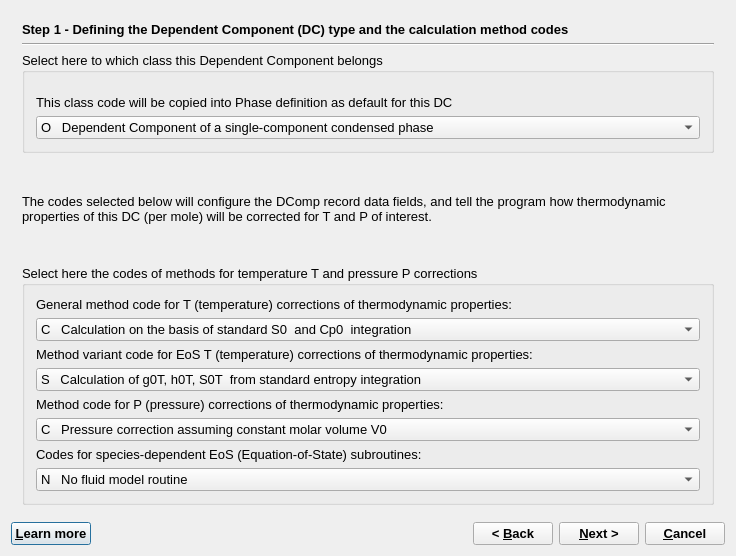
<?xml version="1.0" encoding="UTF-8"?>
<ui version="4.0">
 <class>DCompWizardData</class>
 <widget class="QDialog" name="DCompWizardData">
  <property name="windowModality">
   <enum>Qt::WindowModal</enum>
  </property>
  <property name="geometry">
   <rect>
    <x>0</x>
    <y>0</y>
    <width>736</width>
    <height>556</height>
   </rect>
  </property>
  <property name="font">
   <font>
    <pointsize>10</pointsize>
   </font>
  </property>
  <property name="windowTitle">
   <string>GEM-Selektor Proces</string>
  </property>
  <property name="modal">
   <bool>true</bool>
  </property>
  <layout class="QGridLayout">
   <item row="0" column="0">
    <widget class="QStackedWidget" name="stackedWidget">
     <property name="mouseTracking">
      <bool>false</bool>
     </property>
     <property name="acceptDrops">
      <bool>false</bool>
     </property>
     <property name="autoFillBackground">
      <bool>false</bool>
     </property>
     <property name="frameShape">
      <enum>QFrame::NoFrame</enum>
     </property>
     <property name="frameShadow">
      <enum>QFrame::Plain</enum>
     </property>
     <property name="currentIndex">
      <number>0</number>
     </property>
     <widget class="QWidget" name="page">
      <layout class="QVBoxLayout" name="verticalLayout_3">
       <item>
        <widget class="QLabel" name="pageName">
         <property name="sizePolicy">
          <sizepolicy hsizetype="Preferred" vsizetype="Fixed">
           <horstretch>0</horstretch>
           <verstretch>0</verstretch>
          </sizepolicy>
         </property>
         <property name="font">
          <font>
           <pointsize>10</pointsize>
           <weight>75</weight>
           <bold>true</bold>
          </font>
         </property>
         <property name="text">
          <string>Step 1 - Defining the Dependent Component (DC) type and the calculation method codes</string>
         </property>
        </widget>
       </item>
       <item>
        <widget class="Line" name="line">
         <property name="orientation">
          <enum>Qt::Horizontal</enum>
         </property>
        </widget>
       </item>
       <item>
        <widget class="QGroupBox" name="groupBox">
         <property name="title">
          <string>Select here to which class this Dependent Component belongs</string>
         </property>
         <layout class="QVBoxLayout">
          <item>
           <widget class="QLabel" name="ModelCodeLabel">
            <property name="minimumSize">
             <size>
              <width>0</width>
              <height>0</height>
             </size>
            </property>
            <property name="text">
             <string>This class code will be copied into Phase definition as default for this DC</string>
            </property>
            <property name="alignment">
             <set>Qt::AlignBottom</set>
            </property>
            <property name="wordWrap">
             <bool>true</bool>
            </property>
            <property name="buddy">
             <cstring>pPdcC</cstring>
            </property>
           </widget>
          </item>
          <item>
           <widget class="QComboBox" name="pPdcC">
            <property name="minimumSize">
             <size>
              <width>450</width>
              <height>0</height>
             </size>
            </property>
            <item>
             <property name="text">
              <string>O   Dependent Component of a single-component condensed phase</string>
             </property>
            </item>
            <item>
             <property name="text">
              <string>T    Hydrogen ion H+ in aqueous electrolyte</string>
             </property>
            </item>
            <item>
             <property name="text">
              <string>E    Electron (aqueous), fictive species</string>
             </property>
            </item>
            <item>
             <property name="text">
              <string>S    Other aqueous species (ions, complexes and ion pairs)</string>
             </property>
            </item>
            <item>
             <property name="text">
              <string>K    Aqueous-surface species (in adsorption site-ligand models)</string>
             </property>
            </item>
            <item>
             <property name="text">
              <string>W   Water H2O - solvent in aqueous electrolyte phase</string>
             </property>
            </item>
            <item>
             <property name="text">
              <string>L     Liquid solvent component of the aqueous phase</string>
             </property>
            </item>
            <item>
             <property name="text">
              <string>G    Gas substance, a component of gas or fluid mixture</string>
             </property>
            </item>
            <item>
             <property name="text">
              <string>V    H2O (steam) gas (fluid) component</string>
             </property>
            </item>
            <item>
             <property name="text">
              <string>C    CO2 (carbon dioxide) gas (fluid) component</string>
             </property>
            </item>
            <item>
             <property name="text">
              <string>I      Ideal solution end-member (symmetric ideal mixing, Raoult's law)</string>
             </property>
            </item>
            <item>
             <property name="text">
              <string>M    Major solution independent end-member (solvent)</string>
             </property>
            </item>
            <item>
             <property name="text">
              <string>J     Junior solution independent end-member (solute)</string>
             </property>
            </item>
            <item>
             <property name="text">
              <string>D    Major solution dependent end member (solvent)</string>
             </property>
            </item>
            <item>
             <property name="text">
              <string>F    Junior solution dependent end member (solute)</string>
             </property>
            </item>
            <item>
             <property name="text">
              <string>X     Neutral surface OH functional group</string>
             </property>
            </item>
            <item>
             <property name="text">
              <string>Y    Inner-sphere surface complex</string>
             </property>
            </item>
            <item>
             <property name="text">
              <string>Z    Outer-sphere surface complex </string>
             </property>
            </item>
            <item>
             <property name="text">
              <string>Q   Sorbent (or major end-member of sorbent solid solution)</string>
             </property>
            </item>
            <item>
             <property name="text">
              <string>P    Minor end-member of the sorbent solid solution</string>
             </property>
            </item>
            <item>
             <property name="text">
              <string>R   Solid carrier of poly(oligo)electrolyte, reserved</string>
             </property>
            </item>
            <item>
             <property name="text">
              <string>A   Strong exchange ion (constant charge, 0 plane)</string>
             </property>
            </item>
            <item>
             <property name="text">
              <string>B   Weak exchange ion (constant charge, beta-plane)</string>
             </property>
            </item>
            <item>
             <property name="text">
              <string>U   Surface complex or amphoteric group (new SCMs)</string>
             </property>
            </item>
           </widget>
          </item>
         </layout>
        </widget>
       </item>
       <item>
        <widget class="QLabel" name="textLabel10">
         <property name="sizePolicy">
          <sizepolicy hsizetype="Preferred" vsizetype="Preferred">
           <horstretch>0</horstretch>
           <verstretch>0</verstretch>
          </sizepolicy>
         </property>
         <property name="frameShape">
          <enum>QFrame::NoFrame</enum>
         </property>
         <property name="frameShadow">
          <enum>QFrame::Plain</enum>
         </property>
         <property name="text">
          <string>The codes selected below will configure the DComp record data fields, and tell the program how thermodynamic properties of this DC (per mole) will be corrected for T and P of interest.</string>
         </property>
         <property name="textFormat">
          <enum>Qt::AutoText</enum>
         </property>
         <property name="scaledContents">
          <bool>false</bool>
         </property>
         <property name="wordWrap">
          <bool>true</bool>
         </property>
         <property name="margin">
          <number>0</number>
         </property>
         <property name="openExternalLinks">
          <bool>false</bool>
         </property>
        </widget>
       </item>
       <item>
        <widget class="QGroupBox" name="groupBox_7">
         <property name="title">
          <string>Select here the codes of methods for temperature T and pressure P corrections </string>
         </property>
         <layout class="QVBoxLayout" name="verticalLayout_2">
          <item>
           <widget class="QLabel" name="AC_modeLabel">
            <property name="frameShape">
             <enum>QFrame::NoFrame</enum>
            </property>
            <property name="frameShadow">
             <enum>QFrame::Plain</enum>
            </property>
            <property name="text">
             <string>General method code for T (temperature) corrections of thermodynamic properties:</string>
            </property>
            <property name="alignment">
             <set>Qt::AlignBottom</set>
            </property>
            <property name="wordWrap">
             <bool>true</bool>
            </property>
            <property name="buddy">
             <cstring>p_pct_1</cstring>
            </property>
           </widget>
          </item>
          <item>
           <widget class="QComboBox" name="p_pct_1">
            <item>
             <property name="text">
              <string>C   Calculation on the basis of standard S0  and Cp0  integration</string>
             </property>
            </item>
            <item>
             <property name="text">
              <string>H   Calculation on the basis of the revised HKF EoS</string>
             </property>
            </item>
           </widget>
          </item>
          <item>
           <widget class="QLabel" name="DcEqModeLabel">
            <property name="frameShape">
             <enum>QFrame::NoFrame</enum>
            </property>
            <property name="frameShadow">
             <enum>QFrame::Plain</enum>
            </property>
            <property name="text">
             <string>Method variant code for EoS T (temperature) corrections of thermodynamic properties:</string>
            </property>
            <property name="alignment">
             <set>Qt::AlignBottom</set>
            </property>
            <property name="wordWrap">
             <bool>true</bool>
            </property>
            <property name="buddy">
             <cstring>p_pct_2</cstring>
            </property>
           </widget>
          </item>
          <item>
           <widget class="QComboBox" name="p_pct_2">
            <item>
             <property name="text">
              <string>S   Calculation of g0T, h0T, S0T  from standard entropy integration</string>
             </property>
            </item>
            <item>
             <property name="text">
              <string>H   Calculation using Landau contribution to Cp(T) (Holland and Powell 1998)</string>
             </property>
            </item>
            <item>
             <property name="text">
              <string>W  Calculation of properties of H2O liquid and vapor using HGK EoS </string>
             </property>
            </item>
            <item>
             <property name="text">
              <string>K   Calculation of partial molal properties using HKF EoS coefficients</string>
             </property>
            </item>
           </widget>
          </item>
          <item>
           <widget class="QLabel" name="PhEqModeLabel">
            <property name="text">
             <string>Method code for P (pressure) corrections of thermodynamic properties:</string>
            </property>
            <property name="alignment">
             <set>Qt::AlignBottom</set>
            </property>
            <property name="wordWrap">
             <bool>true</bool>
            </property>
            <property name="buddy">
             <cstring>p_pct_3</cstring>
            </property>
           </widget>
          </item>
          <item>
           <widget class="QComboBox" name="p_pct_3">
            <item>
             <property name="text">
              <string>C   Pressure correction assuming constant molar volume V0</string>
             </property>
            </item>
            <item>
             <property name="text">
              <string>E   Pressure correction using dV (T,P) from Birch-Murnaghan EoS (Holland and Powell 1998)</string>
             </property>
            </item>
            <item>
             <property name="text">
              <string>B   Pressure correction using dV (T,P) from Birch-Murnaghan EoS (Gottschalk 1997)</string>
             </property>
            </item>
            <item>
             <property name="text">
              <string>K   Pressure correction using dV (T,P) calculated from 5 empirical coefficients</string>
             </property>
            </item>
            <item>
             <property name="text">
              <string>S   Pressure correction for fluids using Churakov-Gottschalk (CG) EoS</string>
             </property>
            </item>
            <item>
             <property name="text">
              <string>R   Pressure correction for fluids using Peng-Robinson-Stryjek-Vera (PRSV) EoS</string>
             </property>
            </item>
            <item>
             <property name="text">
              <string>T   Pressure correction for fluids using Soave-Redlich-Kwong (SRK) EoS</string>
             </property>
            </item>
            <item>
             <property name="text">
              <string>6   Pressure correction for fluids using Sterner-Pitzer (STP) EoS (reserved)</string>
             </property>
            </item>
            <item>
             <property name="text">
              <string>7   Pressure correction for fluids using Peng-Robinson (PR78) EoS</string>
             </property>
            </item>
            <item>
             <property name="text">
              <string>8   Pressure correction for fluids using compensated Redlich-Kwong (CORK) EoS</string>
             </property>
            </item>
            <item>
             <property name="text">
              <string>F   Pressure correction using HKF EoS for aqueous electrolytes or HGK EoS for water</string>
             </property>
            </item>
            <item>
             <property name="text">
              <string>G   Pressure/temperature corrections for H2O vapor from HGK EoS</string>
             </property>
            </item>
            <item>
             <property name="text">
              <string>A   Pressure correction for aqueous nonelectrolytes (Akinfiev and Diamond 2003)</string>
             </property>
            </item>
            <item>
             <property name="text">
              <string>P   Application of Parcor algorithm (Pronsprep97) to retrieve HKF EoS coefficients</string>
             </property>
            </item>
            <item>
             <property name="text">
              <string>N   No pressure correction to be done (not recommended)</string>
             </property>
            </item>
            <item>
             <property name="text">
              <string>0   Account for pressure corrections is inherent in the specified model (e.g. the EoS)</string>
             </property>
            </item>
           </widget>
          </item>
          <item>
           <widget class="QLabel" name="PhEqModeLabel_2">
            <property name="text">
             <string>Codes for species-dependent EoS (Equation-of-State) subroutines:</string>
            </property>
            <property name="alignment">
             <set>Qt::AlignBottom</set>
            </property>
            <property name="wordWrap">
             <bool>true</bool>
            </property>
            <property name="buddy">
             <cstring>p_pct_3</cstring>
            </property>
           </widget>
          </item>
          <item>
           <widget class="QComboBox" name="p_pct_4">
            <item>
             <property name="text">
              <string>N   No fluid model routine</string>
             </property>
            </item>
            <item>
             <property name="text">
              <string>G   Generic fluid model routine</string>
             </property>
            </item>
            <item>
             <property name="text">
              <string>V   Subroutine for H2O fluid</string>
             </property>
            </item>
            <item>
             <property name="text">
              <string>C   Subroutine for CO2 fluid</string>
             </property>
            </item>
            <item>
             <property name="text">
              <string>M   Subroutine for CH4 fluid</string>
             </property>
            </item>
            <item>
             <property name="text">
              <string>T   Subroutine for N2 fluid</string>
             </property>
            </item>
            <item>
             <property name="text">
              <string>H   Subroutine for H2 fluid</string>
             </property>
            </item>
            <item>
             <property name="text">
              <string>O   Subroutine for O2 fluid</string>
             </property>
            </item>
            <item>
             <property name="text">
              <string>A   Subroutine for Ar fluid</string>
             </property>
            </item>
            <item>
             <property name="text">
              <string>P   Subroutine for polar fluids</string>
             </property>
            </item>
            <item>
             <property name="text">
              <string>Q  Subroutine for nonpolar fluids</string>
             </property>
            </item>
           </widget>
          </item>
         </layout>
        </widget>
       </item>
      </layout>
     </widget>
     <widget class="QWidget" name="page_2">
      <layout class="QGridLayout">
       <item row="0" column="0">
        <widget class="QLabel" name="label">
         <property name="sizePolicy">
          <sizepolicy hsizetype="Preferred" vsizetype="Fixed">
           <horstretch>0</horstretch>
           <verstretch>0</verstretch>
          </sizepolicy>
         </property>
         <property name="font">
          <font>
           <pointsize>10</pointsize>
           <weight>75</weight>
           <bold>true</bold>
          </font>
         </property>
         <property name="text">
          <string>Step 2 - Specific dimensions and settings</string>
         </property>
        </widget>
       </item>
       <item row="1" column="0">
        <widget class="Line" name="line_2">
         <property name="orientation">
          <enum>Qt::Horizontal</enum>
         </property>
        </widget>
       </item>
       <item row="2" column="0">
        <widget class="QGroupBox" name="groupBox_2">
         <property name="sizePolicy">
          <sizepolicy hsizetype="Minimum" vsizetype="Minimum">
           <horstretch>0</horstretch>
           <verstretch>0</verstretch>
          </sizepolicy>
         </property>
         <property name="title">
          <string>Dimensions to change only in special cases </string>
         </property>
         <layout class="QGridLayout">
          <item row="0" column="0">
           <widget class="QSpinBox" name="pNeCp">
            <property name="sizePolicy">
             <sizepolicy hsizetype="Fixed" vsizetype="Fixed">
              <horstretch>0</horstretch>
              <verstretch>0</verstretch>
             </sizepolicy>
            </property>
            <property name="minimumSize">
             <size>
              <width>50</width>
              <height>0</height>
             </size>
            </property>
            <property name="maximum">
             <number>5</number>
            </property>
            <property name="value">
             <number>1</number>
            </property>
           </widget>
          </item>
          <item row="0" column="1">
           <widget class="QLabel" name="textLabel1_2_2">
            <property name="text">
             <string>Number of sets of coefficients of Cp=f(T) &amp;equation can be changed here, if available for several temperature intervals. Default is 1, maximum 5 sets (intervals).</string>
            </property>
            <property name="alignment">
             <set>Qt::AlignVCenter</set>
            </property>
            <property name="wordWrap">
             <bool>true</bool>
            </property>
            <property name="buddy">
             <cstring>pNeCp</cstring>
            </property>
           </widget>
          </item>
          <item row="1" column="0">
           <widget class="QSpinBox" name="pNft">
            <property name="sizePolicy">
             <sizepolicy hsizetype="Fixed" vsizetype="Fixed">
              <horstretch>0</horstretch>
              <verstretch>0</verstretch>
             </sizepolicy>
            </property>
            <property name="minimumSize">
             <size>
              <width>50</width>
              <height>0</height>
             </size>
            </property>
           </widget>
          </item>
          <item row="1" column="1">
           <widget class="QLabel" name="textLabel1">
            <property name="text">
             <string>Number of &amp;phase transitions can be changed here, if necessary (usually one less than the number of sets of Cp=f(T) coefficients). Default is 0, maximum 4.</string>
            </property>
            <property name="alignment">
             <set>Qt::AlignVCenter</set>
            </property>
            <property name="wordWrap">
             <bool>true</bool>
            </property>
            <property name="buddy">
             <cstring>pNft</cstring>
            </property>
           </widget>
          </item>
          <item row="2" column="0">
           <widget class="QSpinBox" name="pNemp">
            <property name="sizePolicy">
             <sizepolicy hsizetype="Fixed" vsizetype="Fixed">
              <horstretch>0</horstretch>
              <verstretch>0</verstretch>
             </sizepolicy>
            </property>
            <property name="minimumSize">
             <size>
              <width>50</width>
              <height>0</height>
             </size>
            </property>
           </widget>
          </item>
          <item row="2" column="1">
           <widget class="QLabel" name="textLabel1_2">
            <property name="text">
             <string>Number of &amp;EoS coefficients can be set here for certain EoS models of fluids (default: 0). Coefficients will be collected automatically into Phase record, if this DC is included.</string>
            </property>
            <property name="alignment">
             <set>Qt::AlignVCenter</set>
            </property>
            <property name="wordWrap">
             <bool>true</bool>
            </property>
            <property name="buddy">
             <cstring>pNemp</cstring>
            </property>
           </widget>
          </item>
          <item row="3" column="0" colspan="2">
           <widget class="QCheckBox" name="pPdcVT">
            <property name="text">
             <string>Check here to allocate the Vm = f(P, T) vector of coefficients (reserved)</string>
            </property>
           </widget>
          </item>
         </layout>
        </widget>
       </item>
       <item row="3" column="0">
        <widget class="QGroupBox" name="groupBox_3">
         <property name="sizePolicy">
          <sizepolicy hsizetype="Minimum" vsizetype="Minimum">
           <horstretch>0</horstretch>
           <verstretch>0</verstretch>
          </sizepolicy>
         </property>
         <property name="title">
          <string>Units of measurement (cannot be changed in this version of GEMS) </string>
         </property>
         <layout class="QGridLayout">
          <item row="0" column="0">
           <widget class="QComboBox" name="pPunE">
            <property name="enabled">
             <bool>false</bool>
            </property>
            <property name="sizePolicy">
             <sizepolicy hsizetype="Fixed" vsizetype="Fixed">
              <horstretch>0</horstretch>
              <verstretch>0</verstretch>
             </sizepolicy>
            </property>
            <property name="minimumSize">
             <size>
              <width>180</width>
              <height>0</height>
             </size>
            </property>
            <item>
             <property name="text">
              <string>j     J/mol(/K) </string>
             </property>
            </item>
            <item>
             <property name="text">
              <string>c    cal/mol(/K)</string>
             </property>
            </item>
            <item>
             <property name="text">
              <string>J     kJ/mol(/K)</string>
             </property>
            </item>
            <item>
             <property name="text">
              <string>C    kcal/mol(/K)</string>
             </property>
            </item>
            <item>
             <property name="text">
              <string>N   Normalized</string>
             </property>
            </item>
           </widget>
          </item>
          <item row="0" column="1">
           <widget class="QLabel" name="textLabel1_2_3">
            <property name="text">
             <string>Units of energy (default: j)</string>
            </property>
            <property name="wordWrap">
             <bool>false</bool>
            </property>
            <property name="buddy">
             <cstring>pPunE</cstring>
            </property>
           </widget>
          </item>
          <item row="1" column="0">
           <widget class="QComboBox" name="pPunV">
            <property name="enabled">
             <bool>false</bool>
            </property>
            <property name="sizePolicy">
             <sizepolicy hsizetype="Fixed" vsizetype="Fixed">
              <horstretch>0</horstretch>
              <verstretch>0</verstretch>
             </sizepolicy>
            </property>
            <property name="minimumSize">
             <size>
              <width>180</width>
              <height>0</height>
             </size>
            </property>
            <item>
             <property name="text">
              <string>j    J/bar  = 0.1 cm3/mol</string>
             </property>
            </item>
            <item>
             <property name="text">
              <string>a   cal/bar</string>
             </property>
            </item>
            <item>
             <property name="text">
              <string>m   cm3/mol</string>
             </property>
            </item>
           </widget>
          </item>
          <item row="1" column="1">
           <widget class="QLabel" name="textLabel1_2_3_2">
            <property name="text">
             <string>Units of volume (default:  j)</string>
            </property>
            <property name="wordWrap">
             <bool>false</bool>
            </property>
            <property name="buddy">
             <cstring>pPunV</cstring>
            </property>
           </widget>
          </item>
          <item row="2" column="0">
           <widget class="QComboBox" name="pPunP">
            <property name="enabled">
             <bool>false</bool>
            </property>
            <property name="sizePolicy">
             <sizepolicy hsizetype="Fixed" vsizetype="Fixed">
              <horstretch>0</horstretch>
              <verstretch>0</verstretch>
             </sizepolicy>
            </property>
            <property name="minimumSize">
             <size>
              <width>180</width>
              <height>0</height>
             </size>
            </property>
            <item>
             <property name="text">
              <string>b    bar  = 10^5 Pa</string>
             </property>
            </item>
            <item>
             <property name="text">
              <string>B    kbar (kilobar)</string>
             </property>
            </item>
            <item>
             <property name="text">
              <string>p    Pa  (Pascal)</string>
             </property>
            </item>
            <item>
             <property name="text">
              <string>P    MPa  = 10^6 Pa  </string>
             </property>
            </item>
            <item>
             <property name="text">
              <string>A    atm (=1.013 bar)</string>
             </property>
            </item>
           </widget>
          </item>
          <item row="2" column="1">
           <widget class="QLabel" name="textLabel1_2_3_2_3">
            <property name="text">
             <string>Units of pressure (default: b)</string>
            </property>
            <property name="wordWrap">
             <bool>false</bool>
            </property>
            <property name="buddy">
             <cstring>pPunP</cstring>
            </property>
           </widget>
          </item>
          <item row="3" column="0">
           <widget class="QComboBox" name="pPunT">
            <property name="enabled">
             <bool>false</bool>
            </property>
            <property name="minimumSize">
             <size>
              <width>180</width>
              <height>0</height>
             </size>
            </property>
            <item>
             <property name="text">
              <string>C   Celsius  </string>
             </property>
            </item>
            <item>
             <property name="text">
              <string>K   Kelvin</string>
             </property>
            </item>
            <item>
             <property name="text">
              <string>F   Fahrenheit</string>
             </property>
            </item>
           </widget>
          </item>
          <item row="3" column="1">
           <widget class="QLabel" name="textLabel1_2_3_2_2">
            <property name="frameShape">
             <enum>QFrame::NoFrame</enum>
            </property>
            <property name="frameShadow">
             <enum>QFrame::Plain</enum>
            </property>
            <property name="text">
             <string>Units of temperature (default: C)</string>
            </property>
            <property name="wordWrap">
             <bool>false</bool>
            </property>
            <property name="buddy">
             <cstring>pPunT</cstring>
            </property>
           </widget>
          </item>
         </layout>
        </widget>
       </item>
      </layout>
     </widget>
     <widget class="QWidget" name="page_4">
      <layout class="QVBoxLayout" name="verticalLayout">
       <item>
        <widget class="QLabel" name="label_3">
         <property name="sizePolicy">
          <sizepolicy hsizetype="Preferred" vsizetype="Fixed">
           <horstretch>0</horstretch>
           <verstretch>0</verstretch>
          </sizepolicy>
         </property>
         <property name="font">
          <font>
           <pointsize>10</pointsize>
           <weight>75</weight>
           <bold>true</bold>
          </font>
         </property>
         <property name="text">
          <string>Step 3 - Useful hints</string>
         </property>
        </widget>
       </item>
       <item>
        <widget class="QGroupBox" name="groupBox_5">
         <property name="sizePolicy">
          <sizepolicy hsizetype="Preferred" vsizetype="Minimum">
           <horstretch>0</horstretch>
           <verstretch>0</verstretch>
          </sizepolicy>
         </property>
         <property name="title">
          <string>Optional</string>
         </property>
         <layout class="QHBoxLayout" name="horizontalLayout">
          <item>
           <widget class="QSpinBox" name="spinBoxSDrefLnk">
            <property name="sizePolicy">
             <sizepolicy hsizetype="Fixed" vsizetype="Fixed">
              <horstretch>0</horstretch>
              <verstretch>0</verstretch>
             </sizepolicy>
            </property>
           </widget>
          </item>
          <item>
           <widget class="QLabel" name="textLabel5">
            <property name="text">
             <string>Set here the number of links to bibliography SDref records (default 0)</string>
            </property>
            <property name="alignment">
             <set>Qt::AlignVCenter</set>
            </property>
            <property name="wordWrap">
             <bool>true</bool>
            </property>
           </widget>
          </item>
         </layout>
        </widget>
       </item>
       <item>
        <widget class="Line" name="line_4">
         <property name="orientation">
          <enum>Qt::Horizontal</enum>
         </property>
        </widget>
       </item>
       <item>
        <widget class="QGroupBox" name="groupBox_6">
         <property name="title">
          <string>What will happen after you click &quot;Finish&quot;</string>
         </property>
         <layout class="QGridLayout">
          <item row="0" column="0">
           <widget class="QLabel" name="textLabel13">
            <property name="text">
             <string>(1) Page 1 of &quot;DComp&quot; window appears. Fill out the DCname field, and (essential!) enter DC formula into DCform field.</string>
            </property>
            <property name="alignment">
             <set>Qt::AlignVCenter</set>
            </property>
            <property name="wordWrap">
             <bool>true</bool>
            </property>
           </widget>
          </item>
          <item row="1" column="0">
           <widget class="QLabel" name="textLabel12">
            <property name="text">
             <string>(2) Enter standard molar properties of DC into V0d, G0d, H0d, S0d, Cp0d cells. If unknown, enter the 'empty' value ('---').  Any two of three values G0, H0 and S0 must be known; the third one (if given as 'empty') will be retrieved upon re-calculation. </string>
            </property>
            <property name="alignment">
             <set>Qt::AlignVCenter</set>
            </property>
            <property name="wordWrap">
             <bool>true</bool>
            </property>
           </widget>
          </item>
          <item row="2" column="0">
           <widget class="QLabel" name="textLabel14">
            <property name="text">
             <string>(3) Switch to Page 2  and enter values into TCint, then ai_Cp or aiHKF arrays, whatever appropriate. In some cases, fluid EoS coefficients, critical parameters, or V(T,P) coefficients may need to be entered.</string>
            </property>
            <property name="alignment">
             <set>Qt::AlignVCenter</set>
            </property>
            <property name="wordWrap">
             <bool>true</bool>
            </property>
           </widget>
          </item>
          <item row="3" column="0">
           <widget class="QLabel" name="textLabel15">
            <property name="text">
             <string>(4) Go back to Page 1 and click the 'Calculate' toolbar button. Missing DC properties will appear. If Cp=f(T) (or HKF) coefficients were entered, Cp0 (and V0) values will also be calculated. Save the record.To test T,P corrections, create a RTParm tabulator for this DComp record.</string>
            </property>
            <property name="alignment">
             <set>Qt::AlignVCenter</set>
            </property>
            <property name="wordWrap">
             <bool>true</bool>
            </property>
           </widget>
          </item>
         </layout>
        </widget>
       </item>
      </layout>
     </widget>
    </widget>
   </item>
   <item row="1" column="0">
    <layout class="QHBoxLayout">
     <item>
      <widget class="QPushButton" name="pHelp">
       <property name="font">
        <font>
         <pointsize>10</pointsize>
         <weight>75</weight>
         <bold>true</bold>
        </font>
       </property>
       <property name="text">
        <string>&amp;Learn more</string>
       </property>
       <property name="shortcut">
        <string>F1</string>
       </property>
      </widget>
     </item>
     <item>
      <spacer>
       <property name="orientation">
        <enum>Qt::Horizontal</enum>
       </property>
       <property name="sizeHint" stdset="0">
        <size>
         <width>40</width>
         <height>20</height>
        </size>
       </property>
      </spacer>
     </item>
     <item>
      <widget class="QPushButton" name="pBack">
       <property name="font">
        <font>
         <pointsize>10</pointsize>
         <weight>75</weight>
         <bold>true</bold>
        </font>
       </property>
       <property name="text">
        <string>&lt; &amp;Back</string>
       </property>
      </widget>
     </item>
     <item>
      <widget class="QPushButton" name="pNext">
       <property name="font">
        <font>
         <pointsize>10</pointsize>
         <weight>75</weight>
         <bold>true</bold>
        </font>
       </property>
       <property name="text">
        <string>&amp;Next &gt;</string>
       </property>
      </widget>
     </item>
     <item>
      <widget class="QPushButton" name="pCancel">
       <property name="font">
        <font>
         <pointsize>10</pointsize>
         <weight>75</weight>
         <bold>true</bold>
        </font>
       </property>
       <property name="text">
        <string>&amp;Cancel</string>
       </property>
      </widget>
     </item>
    </layout>
   </item>
  </layout>
 </widget>
 <layoutdefault spacing="6" margin="11"/>
 <tabstops>
  <tabstop>pPdcC</tabstop>
  <tabstop>p_pct_1</tabstop>
  <tabstop>p_pct_2</tabstop>
  <tabstop>p_pct_3</tabstop>
  <tabstop>pNeCp</tabstop>
  <tabstop>pNft</tabstop>
  <tabstop>pNemp</tabstop>
  <tabstop>pPdcVT</tabstop>
  <tabstop>pPunE</tabstop>
  <tabstop>pPunV</tabstop>
  <tabstop>pPunP</tabstop>
  <tabstop>pPunT</tabstop>
  <tabstop>spinBoxSDrefLnk</tabstop>
  <tabstop>pHelp</tabstop>
  <tabstop>pBack</tabstop>
  <tabstop>pNext</tabstop>
  <tabstop>pCancel</tabstop>
 </tabstops>
 <resources/>
 <connections/>
</ui>
